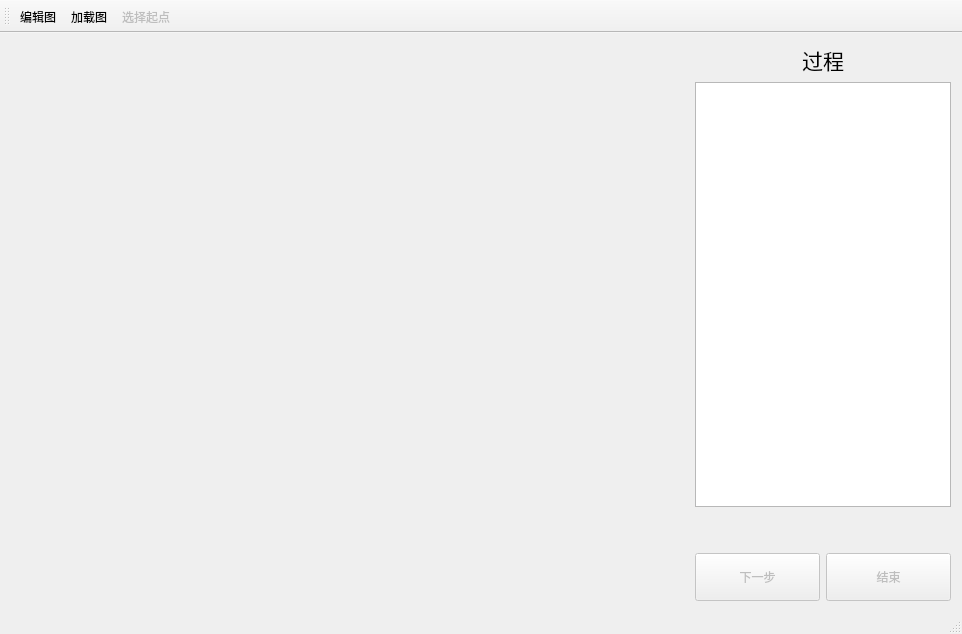
<?xml version="1.0" encoding="UTF-8"?>
<ui version="4.0">
 <class>DijkstraClass</class>
 <widget class="QMainWindow" name="DijkstraClass">
  <property name="geometry">
   <rect>
    <x>0</x>
    <y>0</y>
    <width>962</width>
    <height>634</height>
   </rect>
  </property>
  <property name="windowTitle">
   <string>Dijkstra算法演示</string>
  </property>
  <widget class="QWidget" name="centralWidget">
   <layout class="QHBoxLayout" name="horizontalLayout_2" stretch="3,0">
    <item>
     <spacer name="horizontalSpacer">
      <property name="orientation">
       <enum>Qt::Horizontal</enum>
      </property>
      <property name="sizeHint" stdset="0">
       <size>
        <width>672</width>
        <height>20</height>
       </size>
      </property>
     </spacer>
    </item>
    <item>
     <layout class="QVBoxLayout" name="verticalLayout" stretch="0,1,0,0">
      <item>
       <widget class="QLabel" name="label">
        <property name="font">
         <font>
          <family>方正粗黑宋简体</family>
          <pointsize>16</pointsize>
         </font>
        </property>
        <property name="layoutDirection">
         <enum>Qt::LeftToRight</enum>
        </property>
        <property name="text">
         <string>过程</string>
        </property>
        <property name="alignment">
         <set>Qt::AlignCenter</set>
        </property>
       </widget>
      </item>
      <item>
       <widget class="QTableWidget" name="table"/>
      </item>
      <item>
       <spacer name="verticalSpacer">
        <property name="orientation">
         <enum>Qt::Vertical</enum>
        </property>
        <property name="sizeHint" stdset="0">
         <size>
          <width>20</width>
          <height>40</height>
         </size>
        </property>
       </spacer>
      </item>
      <item>
       <layout class="QHBoxLayout" name="horizontalLayout">
        <item>
         <widget class="QPushButton" name="btn_nextstep">
          <property name="enabled">
           <bool>false</bool>
          </property>
          <property name="minimumSize">
           <size>
            <width>0</width>
            <height>48</height>
           </size>
          </property>
          <property name="styleSheet">
           <string notr="true"/>
          </property>
          <property name="text">
           <string>下一步</string>
          </property>
         </widget>
        </item>
        <item>
         <widget class="QPushButton" name="btn_finish">
          <property name="enabled">
           <bool>false</bool>
          </property>
          <property name="minimumSize">
           <size>
            <width>0</width>
            <height>48</height>
           </size>
          </property>
          <property name="text">
           <string>结束</string>
          </property>
         </widget>
        </item>
       </layout>
      </item>
     </layout>
    </item>
   </layout>
  </widget>
  <widget class="QMenuBar" name="menuBar">
   <property name="geometry">
    <rect>
     <x>0</x>
     <y>0</y>
     <width>962</width>
     <height>26</height>
    </rect>
   </property>
  </widget>
  <widget class="QToolBar" name="mainToolBar">
   <property name="enabled">
    <bool>true</bool>
   </property>
   <property name="toolButtonStyle">
    <enum>Qt::ToolButtonTextBesideIcon</enum>
   </property>
   <attribute name="toolBarArea">
    <enum>TopToolBarArea</enum>
   </attribute>
   <attribute name="toolBarBreak">
    <bool>false</bool>
   </attribute>
   <addaction name="action_edt"/>
   <addaction name="action_load"/>
   <addaction name="action_start"/>
  </widget>
  <widget class="QStatusBar" name="statusBar"/>
  <action name="action_edt">
   <property name="icon">
    <iconset resource="Dijkstra.qrc">
     <normaloff>:/Dijkstra/Resources/edit_24px_1208057_easyicon.net.png</normaloff>:/Dijkstra/Resources/edit_24px_1208057_easyicon.net.png</iconset>
   </property>
   <property name="text">
    <string>编辑图</string>
   </property>
  </action>
  <action name="action_start">
   <property name="enabled">
    <bool>false</bool>
   </property>
   <property name="icon">
    <iconset resource="Dijkstra.qrc">
     <normaloff>:/Dijkstra/Resources/flag_24.15444015444px_1227697_easyicon.net.png</normaloff>:/Dijkstra/Resources/flag_24.15444015444px_1227697_easyicon.net.png</iconset>
   </property>
   <property name="text">
    <string>选择起点</string>
   </property>
  </action>
  <action name="action_load">
   <property name="icon">
    <iconset resource="Dijkstra.qrc">
     <normaloff>:/Dijkstra/Resources/load.png</normaloff>:/Dijkstra/Resources/load.png</iconset>
   </property>
   <property name="text">
    <string>加载图</string>
   </property>
  </action>
 </widget>
 <layoutdefault spacing="6" margin="11"/>
 <resources>
  <include location="Dijkstra.qrc"/>
 </resources>
 <connections/>
</ui>
